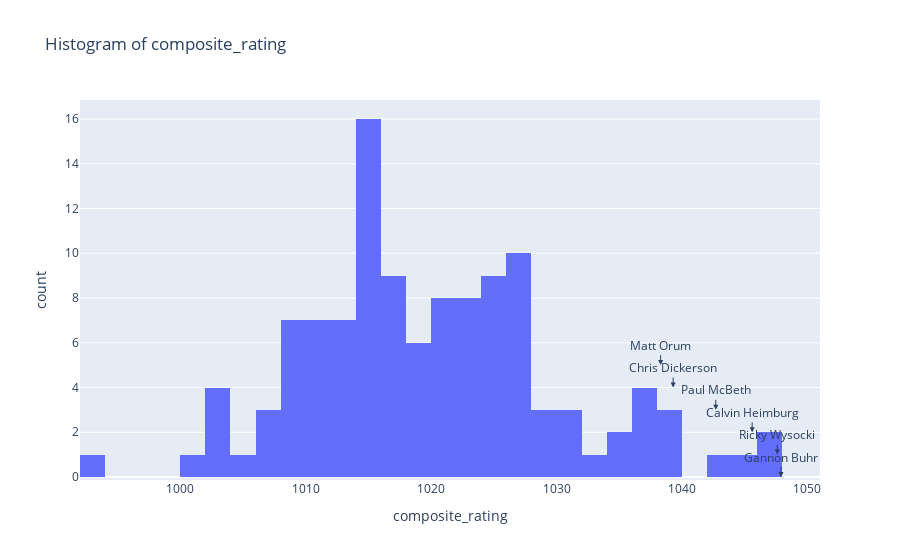

Source (notebook cell):
### Code cell
#Composite rating
plot_histogram(df, column='composite_rating', annotate_top_n={'Player':6}, nbins=35)

### Figure 1 — Plotly figure (JSON) as saved in the notebook; plotly's stock layout.template omitted (floating-point values rounded to 4 significant figures)
{"data": [{"alignmentgroup": "True", "bingroup": "x", "hovertemplate": "composite_rating=%{x}<br>count=%{y}<extra></extra>", "legendgroup": "", "marker": {"color": "#636efa", "pattern": {"shape": ""}}, "name": "", "nbinsx": 35, "offsetgroup": "", "orientation": "v", "showlegend": false, "type": "histogram", "x": [1048.0, 1046.0, 1048.0, 1038.0, 1036.0, 1036.0, 1038.0, 1035.0, 1038.0, 1043.0, 1039.0, 1031.0, 1038.0, 1034.0, 1032.0, 1028.0, 1028.0, 1027.0, 1022.0, 1026.0, 1022.0, 1027.0, 1026.0, 1029.0, 1033.0, 1028.0, 1024.0, 1030, 1028.0, 1023.0, 1026.0, 1028.0, 1024.0, 1026.0, 1025.0, 1021.0, 1025.0, 1022.0, 1022.0, 1028.0, 1021.0, 1018.0, 1020, 1025.0, 1023.0, 1018.0, 1017.0, 1022.0, 1026.0, 1021.0, 1023.0, 1015.0, 1009, 1018.0, 1028.0, 1021, 1020.0, 1016.0, 1008.0, 1014.0, 1025.0, 1024.0, 1017.0, 1016.0, 1015.0, 1017, 1005.0, 1016.0, 1016.0, 1014.0, 1008, 1014.0, 1014.0, 1010.0, 1012, 1015.0, 1024.0, 1011.0, 1018.0, 1015.0, 1012.0, 1014.0, 1014.0, 1014.0, 1003.0, 1018.0, 1013, 1007.0, 1014, 1010, 1017.0, 1016.0, 1019.0, 1015.0, 1012.0, 1001.0, 1010.0, 1006.0, 1014.0, 1015.0, 1023.0, 1004.0, 1010.0, 1011.0, 1011.0, 1020.0, 1013.0, 1008.0, 1016.0, 1011.0, 1002.0, 1008, 1012.0, 1013.0, 1004.0, 1015.0, 993.7], "xaxis": "x", "yaxis": "y"}], "layout": {"annotations": [{"arrowhead": 2, "ax": 0, "ay": -20, "showarrow": true, "text": "Gannon Buhr", "x": 1048.0, "y": 0}, {"arrowhead": 2, "ax": 0, "ay": -20, "showarrow": true, "text": "Ricky Wysocki", "x": 1048.0, "y": 1}, {"arrowhead": 2, "ax": 0, "ay": -20, "showarrow": true, "text": "Calvin Heimburg", "x": 1046.0, "y": 2}, {"arrowhead": 2, "ax": 0, "ay": -20, "showarrow": true, "text": "Paul McBeth", "x": 1043.0, "y": 3}, {"arrowhead": 2, "ax": 0, "ay": -20, "showarrow": true, "text": "Chris Dickerson", "x": 1039.0, "y": 4}, {"arrowhead": 2, "ax": 0, "ay": -20, "showarrow": true, "text": "Matt Orum", "x": 1038.0, "y": 5}], "barmode": "relative", "legend": {"tracegroupgap": 0}, "title": {"text": "Histogram of composite_rating"}, "xaxis": {"anchor": "y", "domain": [0, 1], "title": {"text": "composite_rating"}}, "yaxis": {"anchor": "x", "domain": [0, 1], "title": {"text": "count"}}}}
